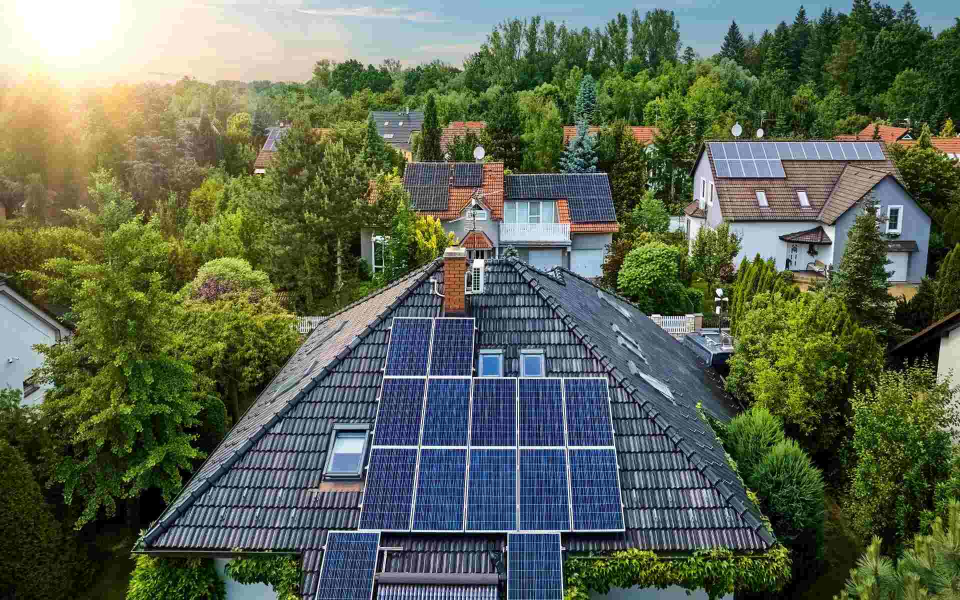
#> input picture Facebook Ads/Stock Photos/Solar Panel Home 3.jpg, 1920 x 1200 px, found by its file name (shown at 1/2 size)
$ python make_ads.py
#> lines starting #> are read from the running program, lines starting #| are printed output that depends on the picture
#!/usr/bin/env python3
"""
HelioFlo Facebook Ad Generator
1080×1080 ads for Essential, Mid-Market, and Premium battery ranges.
Brand: Uluru Red #B5451B · Spinifex Gold #D4A847 · Electric Teal #00C9A7
Typography: Georgia (headlines) · Helvetica (body/UI)
"""

from PIL import Image, ImageDraw, ImageFont, ImageFilter, ImageEnhance
import os

# ── Canvas ──────────────────────────────────────────────────────────
W, H = 1080, 1080

# ── Brand colours ────────────────────────────────────────────────────
C_RED   = (220,  38,  38)   # Essential accent
C_TEAL  = (  0, 201, 167)   # Mid-Market accent  (Electric Teal)
C_GOLD  = (212, 168,  71)   # Premium accent     (Spinifex Gold)
C_WHITE = (255, 255, 255)
C_DARK  = ( 10,  12,  18)
C_MUTED = (155, 163, 178)

# ── Font paths ───────────────────────────────────────────────────────
F_GB  = '/System/Library/Fonts/Supplemental/Georgia Bold.ttf'
F_GBI = '/System/Library/Fonts/Supplemental/Georgia Bold Italic.ttf'
F_GI  = '/System/Library/Fonts/Supplemental/Georgia Italic.ttf'
F_HV  = '/System/Library/Fonts/Helvetica.ttc'

BASE = '/Users/pierreliu/HelioFlo'
OUT  = os.path.join(BASE, 'Facebook Ads')


# ── Helpers ──────────────────────────────────────────────────────────

def tbbox(font, text):
    """Return (w, h) of rendered text using font metrics (no Draw needed)."""
    bb = font.getbbox(text)
    return bb[2] - bb[0], bb[3] - bb[1]

def shadow(draw, xy, text, font, fill, sdist=2, sop=180):
    x, y = xy
    draw.text((x+sdist, y+sdist), text, font=font, fill=(*C_DARK[:3], sop))
    draw.text(xy, text, font=font, fill=fill)

def rr(draw, xy, rad, fill=None, outline=None, ow=2):
    draw.rounded_rectangle(xy, radius=rad, fill=fill, outline=outline, width=ow)

def remove_white(img, thr=245):
    img = img.convert('RGBA')
    d   = list(img.getdata())
    img.putdata([(r,g,b,0) if r>=thr and g>=thr and b>=thr else (r,g,b,a) for r,g,b,a in d])
    return img

def fit(img, bw, bh, pad=20):
    iw, ih = img.size
    s  = min((bw-pad*2)/iw, (bh-pad*2)/ih)
    return img.resize((int(iw*s), int(ih*s)), Image.LANCZOS)

def prep_bg():
    bg = Image.open(f'{BASE}/Facebook Ads/Stock Photos/Solar Panel Home 3.jpg').convert('RGB')
#> bg is the input picture: PIL image 1920x1200 RGB; mean R, G, B 92, 102.3, 82.5
    w, h = bg.size
#> w = 1920; h = 1200
    s    = min(w, h)
#> s = 1200
    bg   = bg.crop(((w-s)//2,(h-s)//2,(w+s)//2,(h+s)//2)).resize((W,H), Image.LANCZOS)
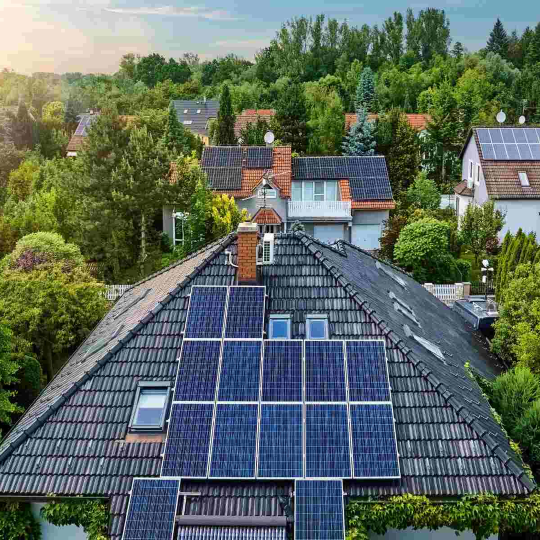
#> bg: PIL image 1080x1080 RGB (shown at 1/2 size); mean R, G, B 92.7, 105.6, 94.7
    bg   = bg.filter(ImageFilter.GaussianBlur(radius=9))
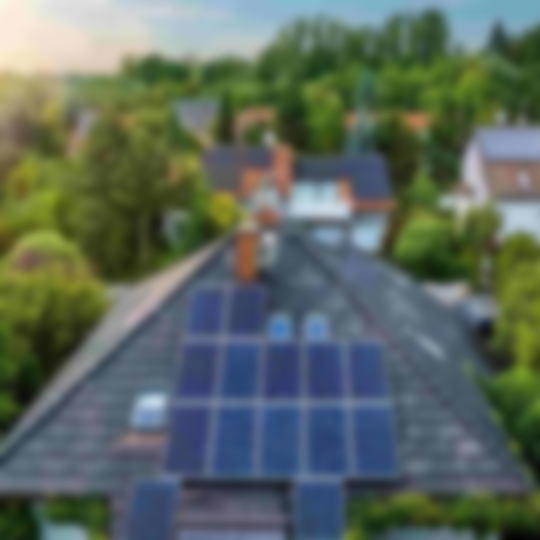
#> bg: PIL image 1080x1080 RGB (shown at 1/2 size); mean R, G, B 92.7, 105.6, 94.7
    bg   = ImageEnhance.Brightness(bg).enhance(0.28)
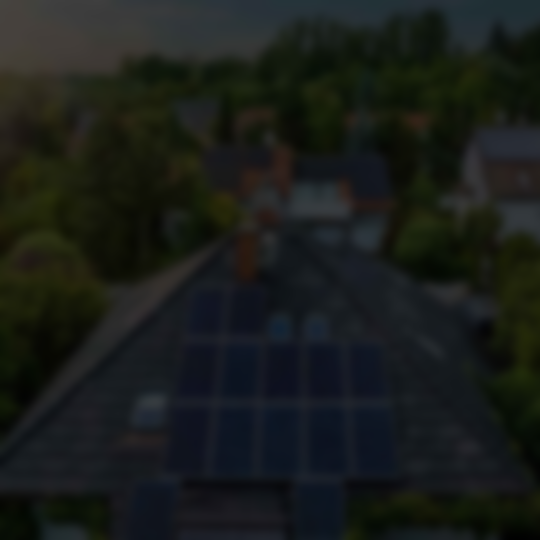
#> bg: PIL image 1080x1080 RGB (shown at 1/2 size); mean R, G, B 25.5, 29.1, 26
    return bg.convert('RGBA')

def load_logo(height=58):
#> (the run stopped early here; a loop or call above may not have finished)

$ run again, with Facebook Ads/Stock Photos/Solar Panel Home.jpeg copied over Facebook Ads/Stock Photos/Solar Panel Home 3.jpg
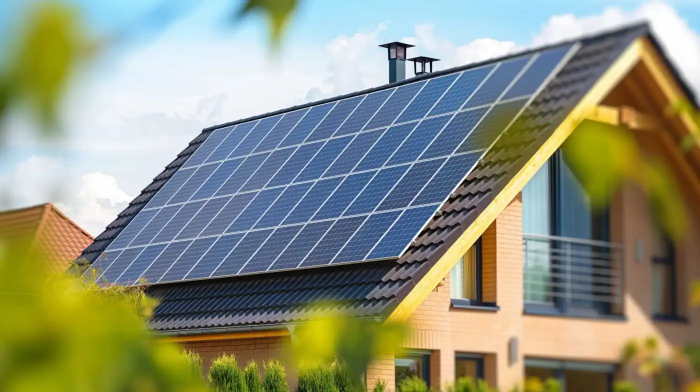
#> input picture Facebook Ads/Stock Photos/Solar Panel Home.jpeg, 1400 x 784 px, found by its file name (shown at 1/2 size)
#> in prep_bg, bg is the input picture: PIL image 1400x784 RGB; mean R, G, B 142.1, 146.6, 125.6
#> in prep_bg, `bg   = bg.filter(ImageFilter.GaussianBlur(radius=9))`:
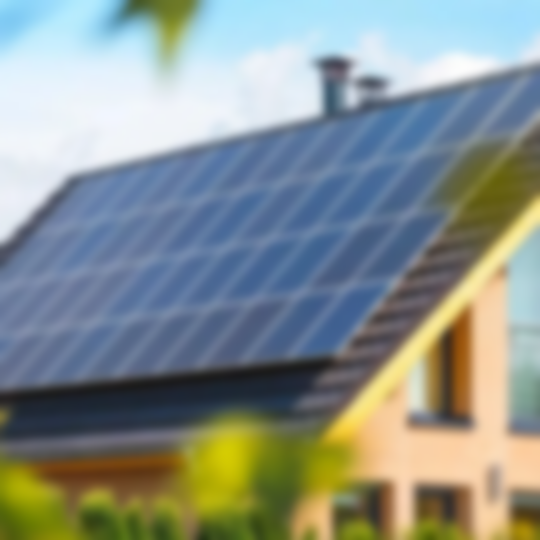
#> bg: PIL image 1080x1080 RGB (shown at 1/2 size); mean R, G, B 136.9, 146.8, 142.6
#> in prep_bg, `bg   = ImageEnhance.Brightness(bg).enhance(0.28)`:
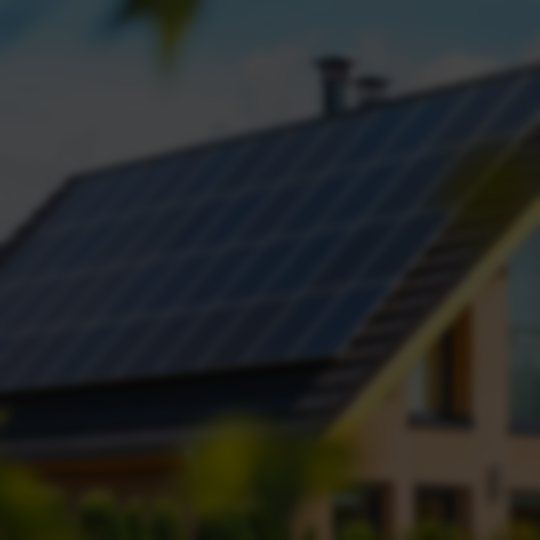
#> bg: PIL image 1080x1080 RGB (shown at 1/2 size); mean R, G, B 37.9, 40.6, 39.5
